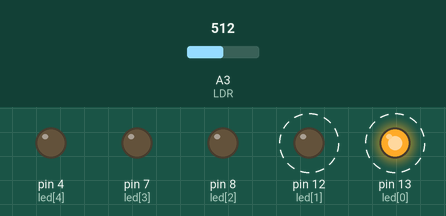
This sketch was run on a simulated Arduino Uno, built with avr-gcc and run on an emulated ATmega328P. On the bench: output pins drawn as LEDs (lit = HIGH). Dashed ring = blinking. The test bench sets the inputs (shaded band); at power-on: A3 (LDR) = 512.

Above: at 1.25 s.
1.3 s: A3 (LDR) set to 539
At 1.85 s:
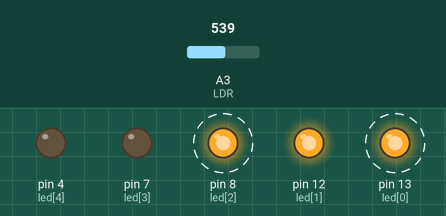
4.3 s: A3 (LDR) set to 629
7.3 s: A3 (LDR) set to 653
At 7.95 s:
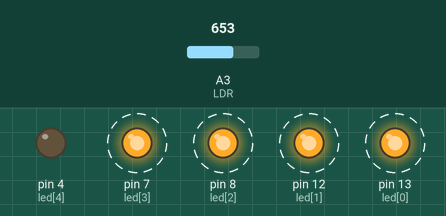
10.3 s: A3 (LDR) set to 732
13.3 s: A3 (LDR) set to 761
At 14.45 s:
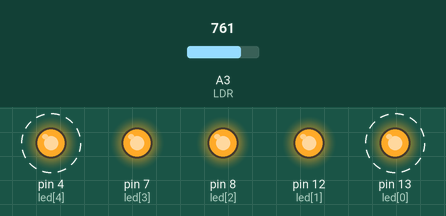
16.3 s: A3 (LDR) set to 716
At 17.15 s:
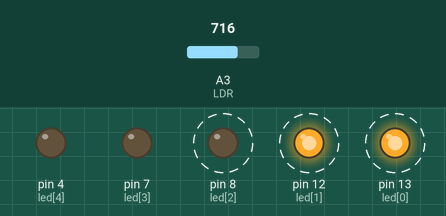
Timing chart, 0 to 20.3 s (numbered marks = the images above; inputs shaded):
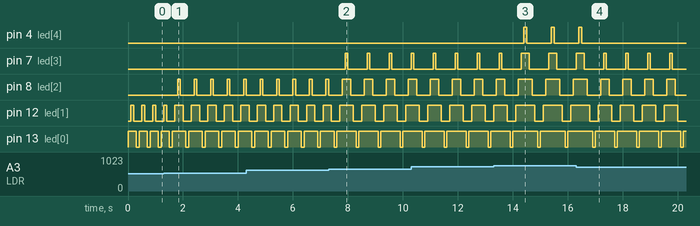

The sketch:

ChecaLuminosidade.ino
```cpp
#define LDR 3

int led[] = {13, 12, 8, 7, 4};
int luminosidade;

void setup()
{
  for(int x = 0; x < 5; x++)
  {
    pinMode(led[x], OUTPUT);
  }
}

void loop()
{
  //Obtemos o valor da luminosidade via sensor da placa
  luminosidade = analogRead(LDR);

  //Calculamos quantos leds devem ser ligados
  int ledsParaLigar = map(luminosidade, 300, 750, 0, 4);

  for(int x = 0; x <= ledsParaLigar; x++)
  {
    digitalWrite(led[x], HIGH);
    delay(100);
  }

  for(int x=ledsParaLigar;x>-1;x--)
  {
    digitalWrite(led[x], LOW);
    delay(100);
  }
}
```

Measured:
- the behaviour switches between 524 and 525 on A3 (LDR) (found by bisection; images 0 and 1)
- the behaviour switches between 637 and 638 on A3 (LDR) (found by bisection; images 1 and 2)
- the behaviour switches between 749 and 750 on A3 (LDR) (found by bisection; images 2 and 3)
- after the input at 1.3 s, pin 8 (led[2]): alternates HIGH for 0.10 s and LOW for 0.50 s, starting after 0.50 s; pin 13 (led[0]): alternates HIGH for 0.50 s and LOW for 0.10 s, starting after 0.80 s
- after the input at 7.3 s, pin 7 (led[3]): alternates HIGH for 0.10 s and LOW for 0.70 s, starting after 0.60 s; pin 8 (led[2]): alternates HIGH for 0.30 s and LOW for 0.50 s, starting after 0.80 s
- after the input at 13.3 s, pin 4 (led[4]): alternates HIGH for 0.10 s and LOW for 0.90 s, starting after 1.1 s
- after the input at 16.3 s, pin 4 (led[4]): goes on until 16.5 s, then stays LOW
- by itself, pin 12 (led[1]): alternates HIGH for 0.30 s and LOW for 0.30 s
